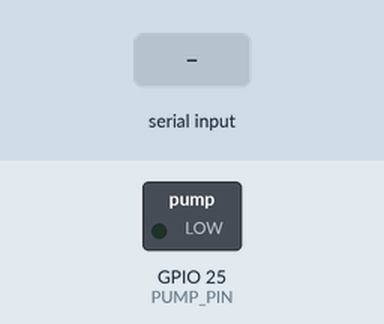
Bench run of a program on a simulated ESP32. On the bench: switched loads named in the program (green lamp = pin HIGH). Inputs (shaded band) come from the test bench. What the program prints to the serial monitor is not drawn.

Above: at 1.2 s.
1.3 s: "5\n" received over Serial
At 2.6 s:
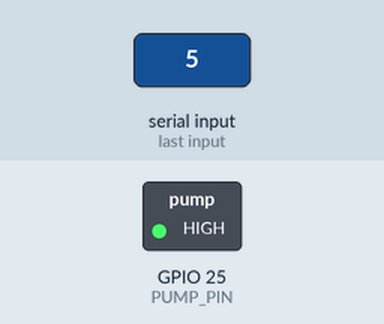
4.3 s: "0\n" received over Serial
At 4.9 s:
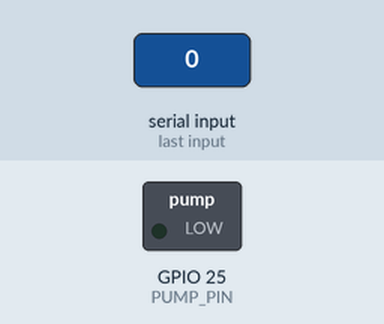
Timing chart, 0 to 7.3 s (numbered marks = the images above; inputs shaded):
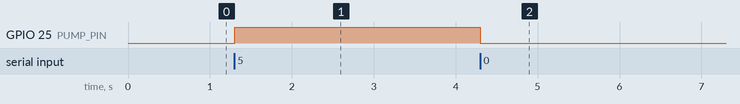

Measured:
- after the input at 1.3 s, GPIO 25 (PUMP_PIN): LOW → HIGH at once
- after the input at 4.3 s, GPIO 25 (PUMP_PIN): HIGH → LOW at once

The program:

main.cpp
```cpp
#include <Arduino.h>

// ===== DFR0523 디지털 페리스타틱 펌프 제어 =====
// 배선:
//   DFR0523 빨강(VCC) -> 12V 외부전원 +
//   DFR0523 검정(GND) -> 12V 외부전원 - (ESP32 GND와 공통)
//   DFR0523 노랑(신호) -> ESP32 GPIO (PUMP_PIN)
//
// 사용법 (시리얼 모니터 115200 baud):
//   1~5 입력 -> 해당 속도 단계로 펌프 ON (계속 동작)
//   0 입력   -> 펌프 OFF (정지)

const int PUMP_PIN       = 25;    // 펌프 제어핀 (PWM 가능 핀)
const int PWM_CHANNEL    = 0;     // ESP32 LEDC 채널
const int PWM_FREQ       = 1000;  // PWM 주파수 (Hz)
const int PWM_RESOLUTION = 8;     // 0~255

// 속도 단계별 PWM 값 (0단계=정지, 1~5단계=동작)
const int SPEED_TABLE[6] = {
  0,    // 0단계: 정지
  80,   // 1단계: 약 31%
  120,  // 2단계: 약 47%
  160,  // 3단계: 약 63%
  210,  // 4단계: 약 82%
  255   // 5단계: 100% (최대)
};

int currentLevel = 0;  // 시작은 OFF

void applySpeed(int level) {
  ledcWrite(PWM_CHANNEL, SPEED_TABLE[level]);
}

void setup() {
  Serial.begin(115200);

  ledcSetup(PWM_CHANNEL, PWM_FREQ, PWM_RESOLUTION);
  ledcAttachPin(PUMP_PIN, PWM_CHANNEL);
  applySpeed(0);

  Serial.println("DFR0523 펌프 제어 시작");
  Serial.println("1~5 입력 -> 속도 단계로 ON / 0 입력 -> OFF");
}

void loop() {
  if (Serial.available() > 0) {
    int input = Serial.parseInt();
    while (Serial.available() > 0) Serial.read();  // 버퍼 비우기

    if (input >= 0 && input <= 5) {
      currentLevel = input;
      applySpeed(currentLevel);

      if (currentLevel == 0) {
        Serial.println("펌프 OFF");
      } else {
        Serial.printf("펌프 ON (속도 %d단계, PWM=%d)\n",
                      currentLevel, SPEED_TABLE[currentLevel]);
      }
    } else {
      Serial.println("0~5 사이의 값을 입력하세요");
    }
  }
}
```
